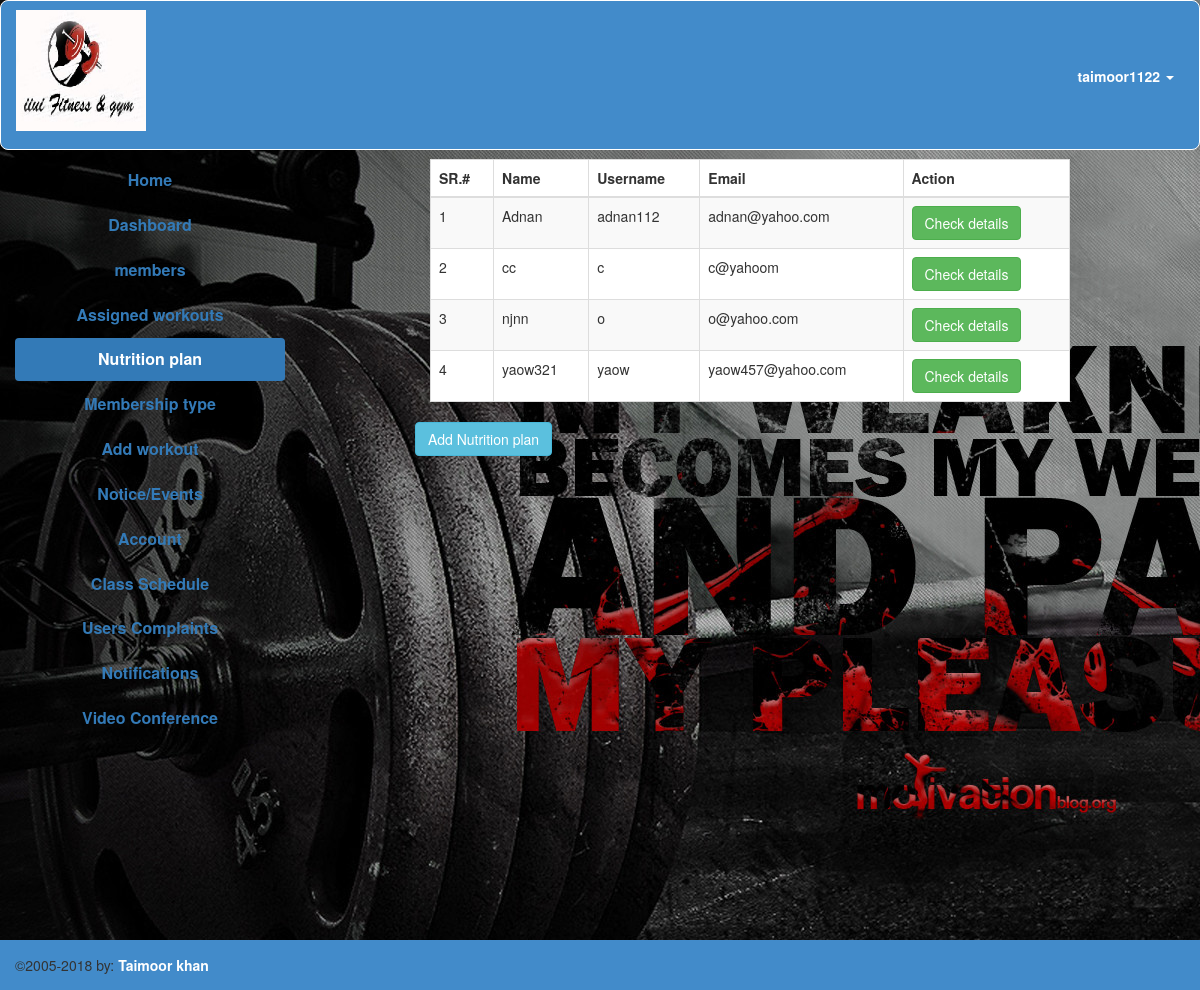
Screenshot of /stamina/FYP/Registerations/welcometrainer.php?ua (signed in) with the database file from the repository.
### tables this page shows
CREATE TABLE IF NOT EXISTS `users` (
`id` int(11) NOT NULL,
  `name` text NOT NULL,
  `uname` text NOT NULL,
  `password` varchar(100) NOT NULL,
  `email` varchar(100) NOT NULL,
  `cnic` text NOT NULL,
  `mobile` text NOT NULL,
  `address` text NOT NULL,
  `subtype` varchar(100) NOT NULL,
  `height` text NOT NULL,
  `weight` text NOT NULL,
  `img` text NOT NULL,
  `age` int(10) NOT NULL
);

### stamina/FYP/Registerations/usernuAssigned.php (the view, shortened to what this page needs)
<?php
include 'db.php';
?>
<!DOCTYPE html>
<html>
<head>
</head>
<body>
	<div class="col-md-12 col-sm-12">
<table class="table table-bordered table-responsive table-striped">
	<thead>
		<tr>
		<th>SR.#</th>
		<th>Name</th>
		<th>Username</th>
		<th>Email</th>
		<th>Action</th>
		</tr>
	</thead>
<tbody>
	<?php
	$i=$_SESSION['username'];
	$p="SELECT id from trainer where username='$i'";
	$o=mysqli_query($con,$p);
	$check=mysqli_fetch_assoc($o);
	  $r=$check['id'];
	$count=1;
$query="SELECT DISTINCT uid FROM assignednutri where tid='$r' ORDER by uid ASC ";
$run=mysqli_query($con,$query);
while($row=mysqli_fetch_assoc($run)){
	?>
	<tr>
		<?php
		$yii=$row['uid'];
$runo="SELECT name,uname,email FROM users WHERE id='$yii'";
$runo=mysqli_query($con,$runo);
$tt=mysqli_fetch_array($runo,MYSQLI_ASSOC);
$aa=$tt['name'];
		?>
		<td><?php echo $count ; ?></td>
		<td><?php echo $aa; ?></td>
		<td><?php echo $tt['uname'] ?></td>
		<td><?php echo $tt['email'] ?></td>
		<td><button  class="btn btn-success"><a style="text-decoration: none;color: white" href="Details.php?iidd=<?php echo $yii  ?>">Check details</a></button></td>
	</tr>
<?php
$count++;
} ?>
</tbody>
</table>
</div>
</body>
</html>

### stamina/FYP/Registerations/welcometrainer.php (style rules this page uses)
body { background-image: url(../images/logi.jpg); }
.right_content table { background: white; }
* { margin: 0; padding: 0; }
body,html { margin:0px; }

### rows the page displays
users: name "Adnan", uname "adnan112", email "adnan@yahoo.com"
users: name "cc", uname "c", email "c@yahoom"
users: name "njnn", uname "o", email "o@yahoo.com"
users: name "yaow321", uname "yaow", email "yaow457@yahoo.com"

### other values shown
$ui "taimoor1122"
